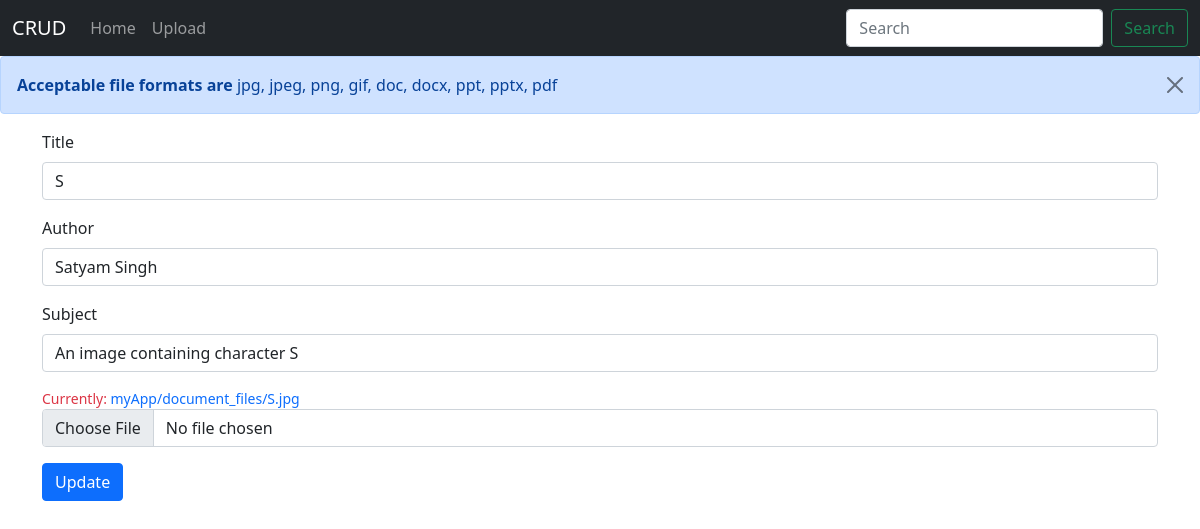
Screenshot of /update/36 with the database file from the repository.
### myApp/models.py (models this page shows, shortened)
class Document(models.Model): #inheriting from models.py
    document_title = models.CharField(max_length=200)
    author = models.CharField(max_length=200)
    subject = models.CharField(max_length=200)
    creation_time = models.DateTimeField(default=datetime.now())
    document_file = models.FileField(upload_to="myApp/document_files", default="")
    document_type = models.CharField(max_length=50, default="")

### myApp/views.py (the view)
# urls.py: path("update/<int:document_id>", views.update, name="Update")
def update(request, document_id):
    document_id = int(document_id)
    try:
        document_self = Document.objects.get(id = document_id)
    except Document.DoesNotExist:
        return redirect('Home')
    if request.method == 'POST':
        document_form = DocumentForm(request.POST, request.FILES, instance=document_self)
        if document_form.is_valid():
            document_form.save()
            return redirect("Home") # updated
        else:
            document_form = DocumentForm(request.POST, instance=document_self)
            if document_form.is_valid():
                document_form.save()
                return redirect("Home") # updated
            else:
                return HttpResponse("Some Error has occurred, <a href='/update/" + str(document_id) + "'>Retry</a>")
    else:
        document_form = DocumentForm(None, instance=document_self)
    params = {"document_form": document_form}
    return render(request, 'myApp/update.html', params)

### myApp/forms.py
class DocumentForm(forms.ModelForm):
    class Meta:
        model = Document
        fields = '__all__'

### myApp/templates/myApp/update.html (shortened to what this page needs)
{% extends 'myApp/basic.html' %}
{% block body %}
<div class="alert alert-primary alert-dismissible fade show" role="alert">
    <strong>Acceptable file formats are</strong> jpg, jpeg, png, gif, doc, docx, ppt, pptx, pdf
    <button type="button" class="btn-close" data-bs-dismiss="alert" aria-label="Close"></button>
</div>
<div class="container">
    <form method="POST" enctype="multipart/form-data" onsubmit="return validate()"> {% csrf_token %}
        <div class="mb-3">
			<label for="document_title" class="form-label">Title</label>
			<input type="text" class="form-control" name="document_title" id="id_document_title" aria-describedby="document_titleHelp" maxlength="200" required value="{{ document_form.document_title.value }}">
		  </div>
        <div class="mb-3">
		  <label for="author" class="form-label">Author</label>
          <input type="text" class="form-control" name="author" id="id_author" required maxlength="200"  value="{{ document_form.author.value }}" aria-describedby="authorHelp" oninput="return validateAuthor()">
        </div>
        <div class="mb-3">
		  <label for="subject" class="form-label">Subject</label>
          <input type="text" class="form-control" name="subject" id="id_subject" required maxlength="200"  value="{{ document_form.subject.value }}" aria-describedby="subjectHelp" oninput="return validateSubject()">
		</div>
        <div class="mb-3">
            <div id="" class="form-text text-danger">Currently:
            <a href="../media/{{ document_form.document_file.value }}" style="text-decoration: none;">{{ document_form.document_file.value }}</a>
            </div>
			<input class="form-control" type="file" name="document_file" id="id_document_file" aria-describedby="formFileHelp" oninput="return validateFile()">
		</div>
        <button type="submit" class="btn btn-primary">Update</button>
      </form>
</div>
{% endblock %}

### rows the page displays
Document: author "Satyam Singh", subject "An image containing character S", document_file.value "myApp/document_files/S.jpg"
